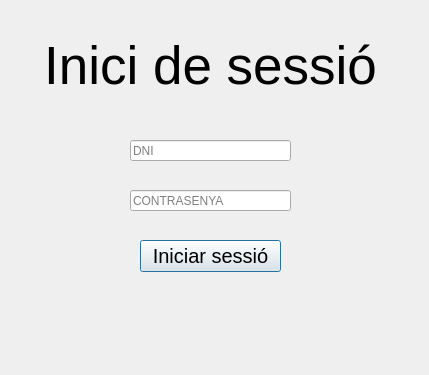
<?xml version="1.0" encoding="UTF-8"?>
<ui version="4.0">
 <class>Dialog</class>
 <widget class="QDialog" name="Dialog">
  <property name="geometry">
   <rect>
    <x>0</x>
    <y>0</y>
    <width>429</width>
    <height>375</height>
   </rect>
  </property>
  <property name="windowTitle">
   <string>Login Timerson</string>
  </property>
  <widget class="QLineEdit" name="lineEditDni">
   <property name="geometry">
    <rect>
     <x>130</x>
     <y>140</y>
     <width>161</width>
     <height>21</height>
    </rect>
   </property>
   <property name="text">
    <string/>
   </property>
   <property name="placeholderText">
    <string>DNI</string>
   </property>
  </widget>
  <widget class="QLineEdit" name="lineEditCon">
   <property name="geometry">
    <rect>
     <x>130</x>
     <y>190</y>
     <width>161</width>
     <height>21</height>
    </rect>
   </property>
   <property name="placeholderText">
    <string>CONTRASENYA</string>
   </property>
  </widget>
  <widget class="QPushButton" name="pushButtonLogin">
   <property name="enabled">
    <bool>true</bool>
   </property>
   <property name="geometry">
    <rect>
     <x>140</x>
     <y>240</y>
     <width>141</width>
     <height>32</height>
    </rect>
   </property>
   <property name="font">
    <font>
     <pointsize>15</pointsize>
    </font>
   </property>
   <property name="text">
    <string>Iniciar sessió</string>
   </property>
  </widget>
  <widget class="QLabel" name="label">
   <property name="geometry">
    <rect>
     <x>10</x>
     <y>30</y>
     <width>401</width>
     <height>71</height>
    </rect>
   </property>
   <property name="font">
    <font>
     <pointsize>40</pointsize>
    </font>
   </property>
   <property name="text">
    <string>Inici de sessió</string>
   </property>
   <property name="alignment">
    <set>Qt::AlignCenter</set>
   </property>
  </widget>
 </widget>
 <resources/>
 <connections/>
</ui>
